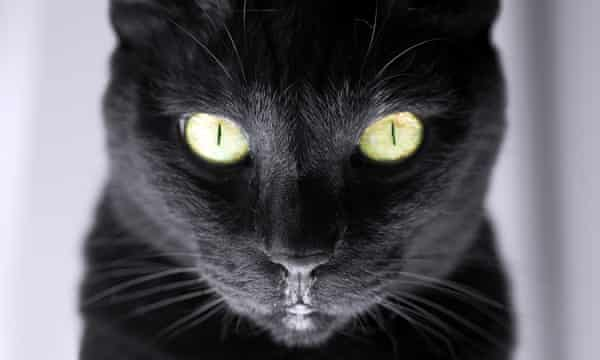
#> input picture assets/black.jpg, 600 x 360 px
$ python hsv_tool.py ../assets/black.jpg
#> lines starting #> are read from the running program, lines starting #| are printed output that depends on the picture; after the words box and inside, x2 and y2 are one past the last pixel; in counts of white or black regions, pixels touching at a corner belong together
'''
HSV parser
Support function horizontal stack same size image
CMD: python3 utils/hsv_tool.py data/color10/red/B07B2524BDBC15062023134749_0_side_2_1_square_1024.jpg
'''
import cv2
import sys
import numpy as np

def empty(i):
    pass

def on_trackbar(val):
    global img,hsv,res
    # get H,S,V value from trackbar
    hue_min = cv2.getTrackbarPos("Hue Min", "TrackedBars")
    hue_max = cv2.getTrackbarPos("Hue Max", "TrackedBars")
    sat_min = cv2.getTrackbarPos("Sat Min", "TrackedBars")
    sat_max = cv2.getTrackbarPos("Sat Max", "TrackedBars")
    val_min = cv2.getTrackbarPos("Val Min", "TrackedBars")
    val_max = cv2.getTrackbarPos("Val Max", "TrackedBars")
    scale   = cv2.getTrackbarPos("Scale", "TrackedBars")
    # get current mask of HSV range
    lower = np.array([hue_min, sat_min, val_min])
    upper = np.array([hue_max, sat_max, val_max])
    mask = cv2.inRange(hsv, lower, upper)
    res = cv2.bitwise_and(img,img,mask=mask)
    # reshape the image
    h,w,c = res.shape
    h = int(h*scale/100)
    w = int(w*scale/100)
    resized = cv2.resize(res,(0,0),fx=scale/100,fy=scale/100)
    # display result
    cv2.imshow("HSV",resized)

# read input the images
img_path = sys.argv[1]
img = cv2.imread(img_path)
#> img is the input picture: shape (360, 600, 3); mean B, G, R 98, 92.1, 93.2

# convert to hsv space
hsv = cv2.cvtColor(img, cv2.COLOR_BGR2HSV)
#> hsv: shape (360, 600, 3); mean H, S, V 89.9, 18.5, 98.9

# create window
cv2.namedWindow("TrackedBars")
cv2.resizeWindow("TrackedBars", 640, 240)
# create trackbars
cv2.createTrackbar("Hue Min", "TrackedBars", 0, 179, on_trackbar)
#> slider 'Hue Min' is set to 35
cv2.createTrackbar("Hue Max", "TrackedBars", 179, 179, on_trackbar)
cv2.createTrackbar("Sat Min", "TrackedBars", 0, 255, on_trackbar)
#> slider 'Sat Min' is set to 51
cv2.createTrackbar("Sat Max", "TrackedBars", 255, 255, on_trackbar)
cv2.createTrackbar("Val Min", "TrackedBars", 0, 255, on_trackbar)
#> slider 'Val Min' is set to 51
cv2.createTrackbar("Val Max", "TrackedBars", 255, 255, on_trackbar)
cv2.createTrackbar("Scale", "TrackedBars",10, 100, on_trackbar)

# show some stuff
on_trackbar(0)
#> in on_trackbar, `mask = cv2.inRange(hsv, lower, upper)`:
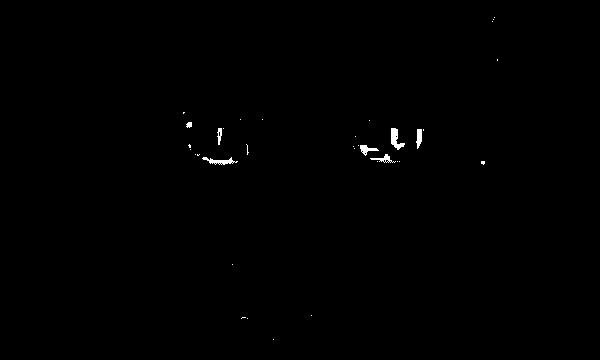
#> mask: shape (360, 600); 0.32% white; 35 white regions (28 under 20 px), largest, box (x1, y1, x2, y2) and area: (391, 128, 405, 150) 152, (202, 157, 238, 165) 126, (360, 145, 379, 156) 92

# wait until user press any key
k = cv2.waitKey()
#> (key Esc is pressed here)

cv2.destroyAllWindows()

$ run again, on assets/npnrv.png
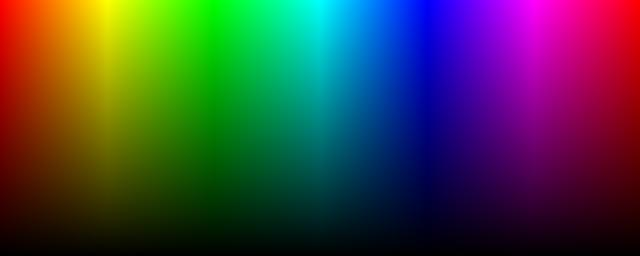
#> input picture assets/npnrv.png, 640 x 256 px
#> img is the input picture: shape (256, 640, 3); mean B, G, R 63.9, 63.8, 63.9
#> hsv: shape (256, 640, 3); mean H, S, V 88.9, 252.8, 127.6
#> in on_trackbar, `mask = cv2.inRange(hsv, lower, upper)`:
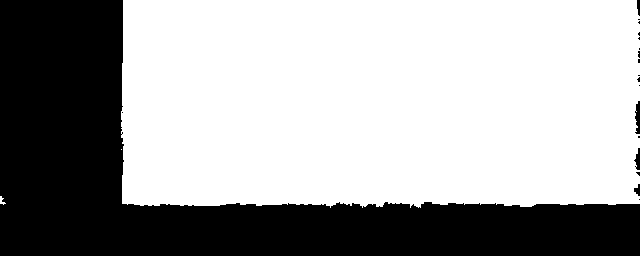
#> mask: shape (256, 640); 64.5% white; 19 black regions (14 under 20 px), largest, box (x1, y1, x2, y2) and area: (0, 0, 640, 256) 57890, (635, 101, 640, 134) 124, (634, 148, 640, 170) 78, (634, 184, 640, 196) 44, (637, 0, 640, 16) 40
#> in on_trackbar, `resized = cv2.resize(res,(0,0),fx=scale/100,fy=scale/100)`:
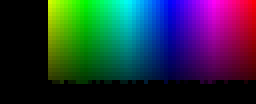
#> resized: shape (26, 64, 3) (shown 4 times larger); mean B, G, R 60.1, 47.8, 37.8
